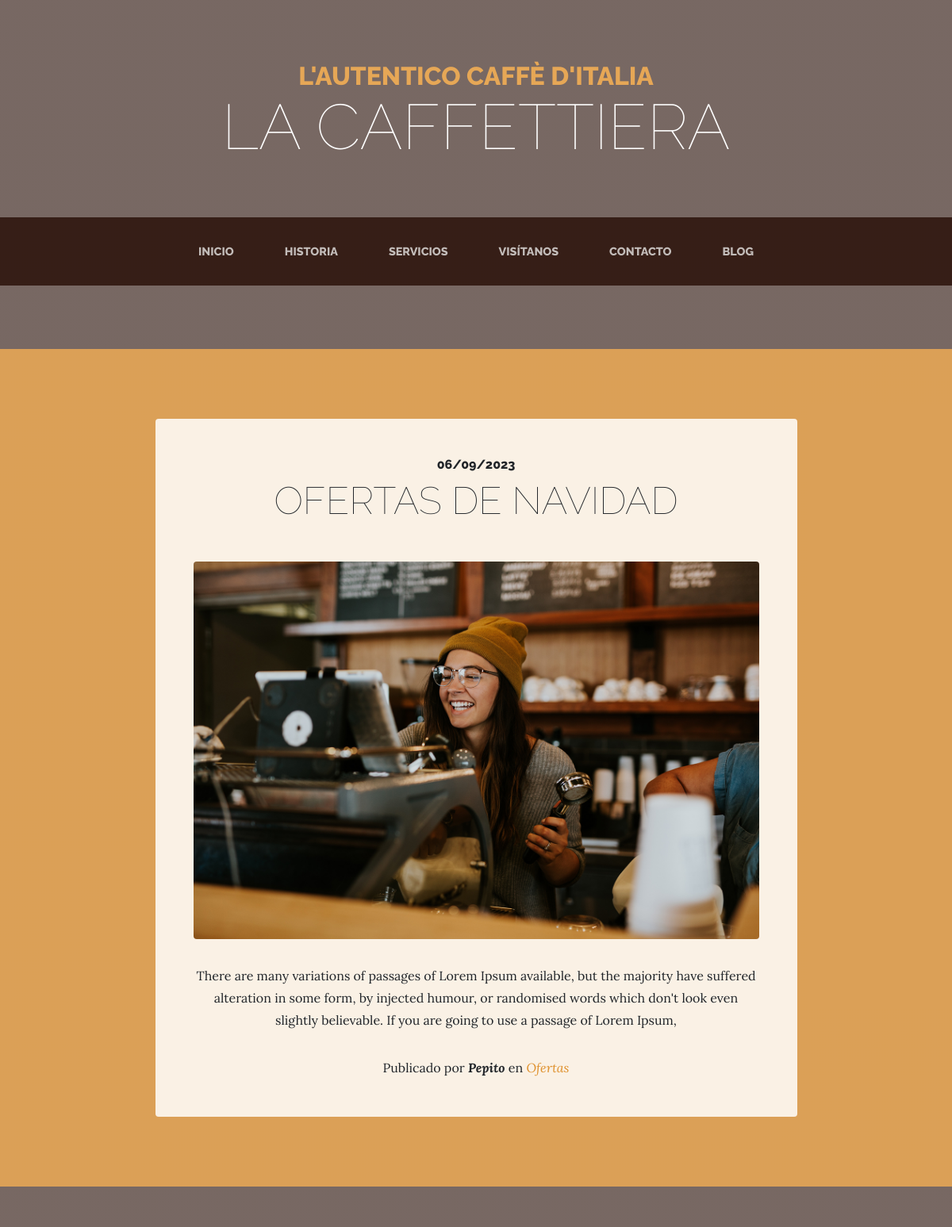
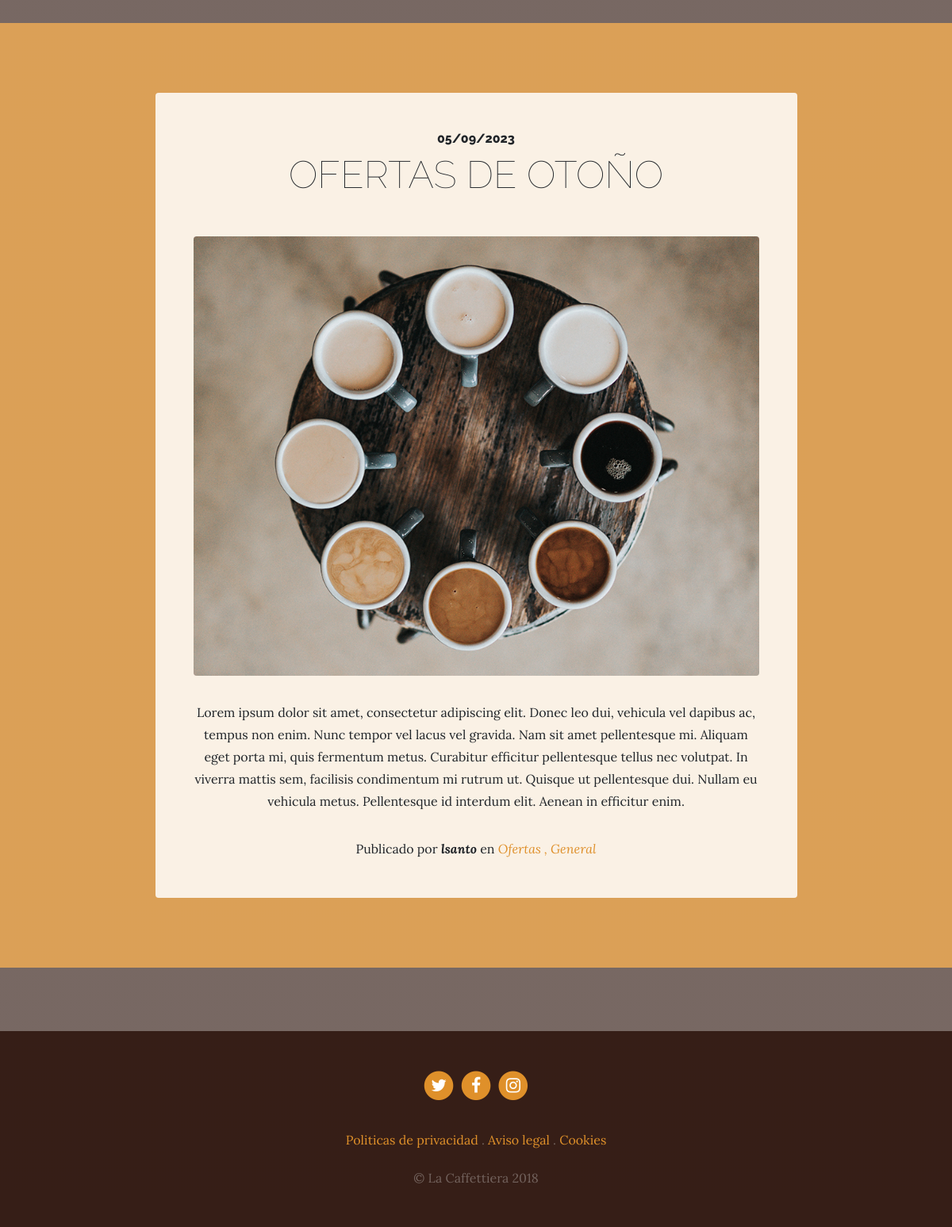
The app's page /blog/category/2/ with its own data (2 pictures, top to bottom).
### blog/models.py (models this page shows, shortened)
class Blog(models.Model):
    title=models.CharField(max_length=100, verbose_name="Titulo")
    content=models.TextField(verbose_name="Contenido")
    published=models.DateTimeField(verbose_name="Fecha de publicacion", default=now)
    image=models.ImageField(verbose_name="Imagen", upload_to="blogs")
    author=models.ForeignKey(User, verbose_name="Autor", on_delete=models.CASCADE) #uno a varios
    categories=models.ManyToManyField(Category, verbose_name="Categorias") # muchos a muchos
    created=models.DateTimeField(auto_now_add=True, verbose_name="Fecha de creacion")
    updated=models.DateTimeField(auto_now=True, verbose_name="Fecha de modificacion")
    class Meta:
        verbose_name="Entrada"
        verbose_name_plural="Entradas"
        ordering=["title"]

class Category(models.Model):
    name=models.CharField(max_length=50, verbose_name="Nombre de categoria")
    created=models.DateTimeField(auto_now_add=True, verbose_name="Frecha de creacion")
    updated=models.DateTimeField(auto_now=True, verbose_name="Fecha de modificacion")
    class Meta:
        verbose_name = "Categoria"
        verbose_name_plural = "Categorias"
        ordering=["-created"]

### pages/models.py (models this page shows, shortened)
class Page(models.Model):
    title=models.CharField(max_length=100, verbose_name="Titulo")
    content=RichTextField(verbose_name="Contenido")
    created=models.DateTimeField(auto_now_add=True, verbose_name="Fecha de creacion")
    updated=models.DateTimeField(auto_now=True, verbose_name="Fecha de modificacion")
    class Meta:
        verbose_name="Pagina"
        verbose_name_plural="Paginas"
        ordering=["created"]

### blog/views.py (the view)
# urls.py: path('category/<int:category_id>/', views.category, name="category"),
def category(request, category_id):
    category=get_object_or_404(Category, id=category_id)
    blogs=Blog.objects.filter(categories=category)
    return render(request, "blog/category.html", {'listBlogs': blogs})

### pages/templatetags/pages_secundary.py (called while the page is built)
@register.simple_tag
def get_list_pages():
    pages=Page.objects.all()
    return pages

### social/processor.py (called while the page is built)
def context(request):
    dict={}
    listSocial=Social.objects.all()
    for social in listSocial:
        dict[social.key]=social.url #agregar valores al diccionario
    return dict

### blog/templates/blog/category.html (shortened to what this page needs)
{% extends 'core/base.html' %}
{% block content %}
{% load static %}
{% for blog in listBlogs %}
    <section class="page-section cta">
      <div class="container">
        <div class="row">
          <div class="col-xl-9 mx-auto">
            <div class="cta-innerv text-center rounded">
              <h2 class="section-heading mb-5">
                <span class="section-heading-upper">{{blog.published|date:"SHORT_DATE_FORMAT"}}</span>
                <span class="section-heading-lower">{{blog.title}}</span>
              </h2>
              <p class="mb-0">
                <img class="mx-auto d-flex rounded img-fluid mb-3 mb-lg-0" src="{{blog.image.url}}" alt="">
              </p>
              <p class="mb-0 mbt">
                {{blog.content}}
              </p>
              <p class="mb-0 mbt">
                <span class="section-heading-under">Publicado por <em><b>{{blog.author}}</b></em> en
                  {% for category in blog.categories.all %}
                    <em><a href="{% url 'category' category.id %}" class="link">{{category.name}} {% if not forloop.last %},{% endif %}</a></em>
                  {% endfor %}
                  </span>
              </p>
            </div>
          </div>
        </div>
      </div>
    </section>
    {% endfor %}
{% endblock%}

### core/templates/core/base.html (shortened to what this page needs)
<!DOCTYPE html>
<html lang="es">
  <head>
    {% load static %}
    <link href="{% static 'core/vendor/bootstrap/css/bootstrap.min.css' %}" rel="stylesheet">
    <link href="{% static 'core/vendor/font-awesome/css/font-awesome.min.css' %}" rel="stylesheet" type="text/css">
    <link href="{% static 'core/css/business-casual.css' %}" rel="stylesheet">
  </head>
  <body>
    <h1 class="site-heading text-center text-white d-none d-lg-block">
      <span class="site-heading-upper text-primary mb-3">L'autentico caffè d'italia</span>
      <span class="site-heading-lower">La Caffettiera</span>
    </h1>
    <nav class="navbar navbar-expand-lg navbar-dark py-lg-4" id="mainNav">
      <div class="container">
        <div class="collapse navbar-collapse" id="navbarResponsive">
          <ul class="navbar-nav mx-auto">
            <li class="nav-item {% if request.path == '/' %}active{% endif %} px-lg-4">
              <a class="nav-link text-uppercase text-expanded" href="{% url 'home' %}">Inicio</a>
            </li>
            <li class="nav-item {% if request.path == '/about/' %}active{% endif %} px-lg-4">
              <a class="nav-link text-uppercase text-expanded" href="{% url 'about' %}">Historia</a>
            </li>
            <li class="nav-item {% if request.path == '/services/' %}active{% endif %} px-lg-4">
              <a class="nav-link text-uppercase text-expanded" href="{% url 'services' %}">Servicios</a>
            </li>
            <li class="nav-item {% if request.path == '/store/' %}active{% endif %} px-lg-4">
              <a class="nav-link text-uppercase text-expanded" href="{% url 'store' %}">Visítanos</a>
            </li>
            <li class="nav-item {% if request.path == '/contact/' %}active{% endif %} px-lg-4">
              <a class="nav-link text-uppercase text-expanded" href="{% url 'contact' %}">Contacto</a>
            </li>
            <li class="nav-item {% if request.path == '/blog/' %}active{% endif %} px-lg-4">
              <a class="nav-link text-uppercase text-expanded" href="{% url 'blog' %}">Blog</a>
            </li>
          </ul>
        </div>
      </div>
    </nav>
    {% block content %}{% endblock %}
    <footer class="footer text-faded text-center py-5">
      <div class="container">
        <p class="m-0">
          {% if URL_TWITTER %}
	        <a href="{{URL_TWITTER}}" class="link">
	          <span class="fa-stack fa-lg">
	            <i class="fa fa-circle fa-stack-2x"></i>
	            <i class="fa fa-twitter fa-stack-1x fa-inverse"></i>
	          </span>
	        </a>
          {% endif %}
          {% if URL_FACEBOOK %}
	        <a href="{{URL_FACEBOOK}}" class="link">
	          <span class="fa-stack fa-lg">
	            <i class="fa fa-circle fa-stack-2x"></i>
	            <i class="fa fa-facebook fa-stack-1x fa-inverse"></i>
	          </span>
	        </a>
          {% endif%}
          {% if URL_INSTAGRAM %}
	        <a href="{{URL_INSTAGRAM}}" class="link">
	          <span class="fa-stack fa-lg">
	            <i class="fa fa-circle fa-stack-2x"></i>
	            <i class="fa fa-instagram fa-stack-1x fa-inverse"></i>
	          </span>
	        </a>
          {% endif %}
	    </p>
        <p class="m-0 mbt">
          {% load pages_secundary %}
          {% get_list_pages as listPages %}
          {% for page in listPages %}
          <a href="{% url 'pages' page.id %}" class="link">{{page.title}}</a> {% if not forloop.last %}.{% endif%}
          {% endfor %}	    </p>
        <p class="m-0 mbt1">&copy; La Caffettiera 2018</p>
      </div>
	</footer>
  </body>
</html>

### core/static/core/css/business-casual.css (style rules this page uses)
body { font-family: 'Lora'; background: linear-gradient(rgba(47, 23, 15, 0.65), rgba(47, 23, 15, 0.65)), url("../img/bg.jpg"); background-attachment: fixed; background-position: center; background-size: cover; }
h1, h2, h3, h4, h5, h6 { font-family: 'Raleway'; }
p { line-height: 1.75; }
.text-faded { color: rgba(255, 255, 255, 0.3); }
.site-heading { margin-top: 5rem; margin-bottom: 5rem; text-transform: uppercase; line-height: 1; font-family: 'Raleway'; }
.site-heading .site-heading-upper { display: block; font-size: 2rem; font-weight: 800; }
.site-heading .site-heading-lower { font-size: 5rem; font-weight: 100; line-height: 4rem; }
.page-section { margin-top: 5rem; margin-bottom: 5rem; }
.section-heading { text-transform: uppercase; }
.section-heading .section-heading-upper { display: block; font-size: 1rem; font-weight: 800; padding-bottom:.5rem; }
.section-heading .section-heading-lower { display: block; font-size: 3rem; font-weight: 100; }
#mainNav { background-color: rgba(47, 23, 15, 0.9); font-family: 'Raleway'; }
#mainNav .navbar-nav .nav-item .nav-link { color: rgba(255, 255, 255, 0.7); font-weight: 800; }
@media (min-width: 992px) { #mainNav .navbar-nav .nav-item .nav-link { font-size: 0.9rem; } }
.cta { padding-top: 5rem; padding-bottom: 5rem; background-color: rgba(230, 167, 86, 0.9); }
.cta .cta-innerv { position: relative; padding: 3rem; margin: 0.5rem; background-color: rgba(255, 255, 255, 0.85); }
.footer { background-color: rgba(47, 23, 15, 0.9); }
.text-primary { color: #e6a756 !important; }
.mbt { padding-top: 2rem; }
.mbt1 { padding-top: 1.25rem; }
a.link { color: #df902a; }

### records on screen
Blog: published "06/09/2023", title "OFERTAS DE NAVIDAD", image (picture), content "There are many variations of passages of Lorem Ipsum available, but the majority have suffered alteration in some form, by injected humour, or randomised words which don't look even slightly believable. If you are going to use a passage of Lorem Ipsum,", author "Pepito"
Category: name "Ofertas"
Blog: published "05/09/2023", title "OFERTAS DE OTOÑO", image (picture), content "Lorem ipsum dolor sit amet, consectetur adipiscing elit. Donec leo dui, vehicula vel dapibus ac, tempus non enim. Nunc tempor vel lacus vel gravida. Nam sit amet pellentesque mi. Aliquam eget porta mi, quis fermentum metus. Curabitur efficitur pellentesque tellus nec volutpat. In viverra mattis sem, facilisis condimentum mi rutrum ut. Quisque ut pellentesque dui. Nullam eu vehicula metus. Pellentesque id interdum elit. Aenean in efficitur enim.", author "lsanto"
Category: name "General"
Page: title "Politicas de privacidad"
Page: title "Aviso legal"
Page: title "Cookies"
